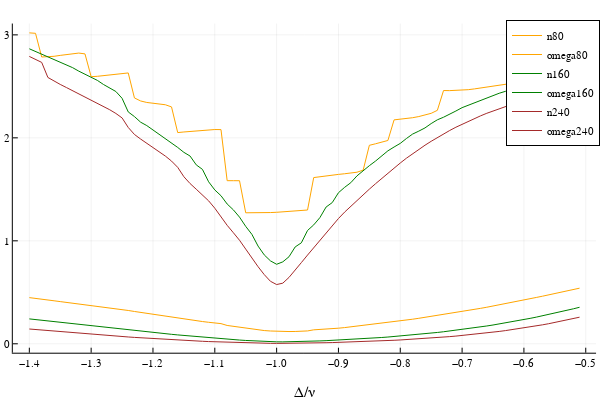

Notebook source saved alongside this figure:
### Code cell
data80=CSV.read("sweep_detuning_80.csv", DataFrame);
data160=CSV.read("sweep_detuning_160.csv", DataFrame);
data240=CSV.read("sweep_detuning_240.csv", DataFrame);
plot(xlabel="Δ/ν",xticks=-1.4:0.1:-0.5)
plot!(data80.delta, data80.n, label= "n80",color=:orange)
plot!(data80.delta, data80.omega,label= "omega80",color=:orange)
plot!(data160.delta, data160.n, label= "n160",color=:green)
plot!(data160.delta, data160.omega,label= "omega160",color=:green)
plot!(data240.delta, data240.n, label= "n240",color=:brown)
plot!(data240.delta, data240.omega,label= "omega240",color=:brown)
